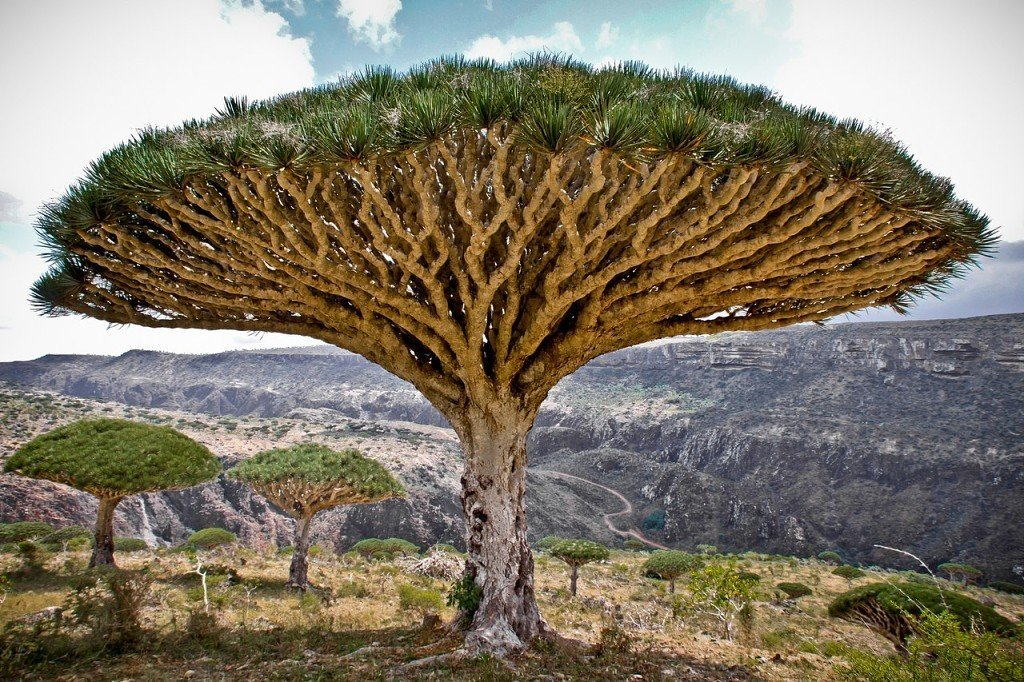
#> input picture scale1200.jpg, 1024 x 682 px
$ python old_filter.py
#> lines starting #> are read from the running program, lines starting #| are printed output that depends on the picture
from PIL import Image
import numpy as np
import cProfile


def main():
    img = Image.open("scale1200.jpg")
#> img is the input picture: PIL image 1024x682 RGB; mean R, G, B 128.4, 120.1, 103.3
    arr = np.array(img)
    a = len(arr)
#> a = 682
    a1 = len(arr[1])
#> a1 = 1024
    i = 0
    while i < a - 11:
        j = 0
        while j < a1 - 11:
            s = 0
            for n in range(i, i + 10):
                for n1 in range(j, j + 10):
                    n1 = arr[n][n1][0]
                    n2 = arr[n][n1][1]
                    n3 = arr[n][n1][2]
                    M = int(n1) + int(n2) + int(n3)
                    s += M
            s = int(s // 100)
            for n in range(i, i + 10):
                for n1 in range(j, j + 10):
                    arr[n][n1][0] = int(s // 50) * 50
                    arr[n][n1][1] = int(s // 50) * 50
                    arr[n][n1][2] = int(s // 50) * 50
            j = j + 10
        i = i + 10
#> this loop made 68 passes
#> i on passes 1 to 12: 10, 20, 30, 40, 50, 60, 70, 80, 90, 100, 110, 120
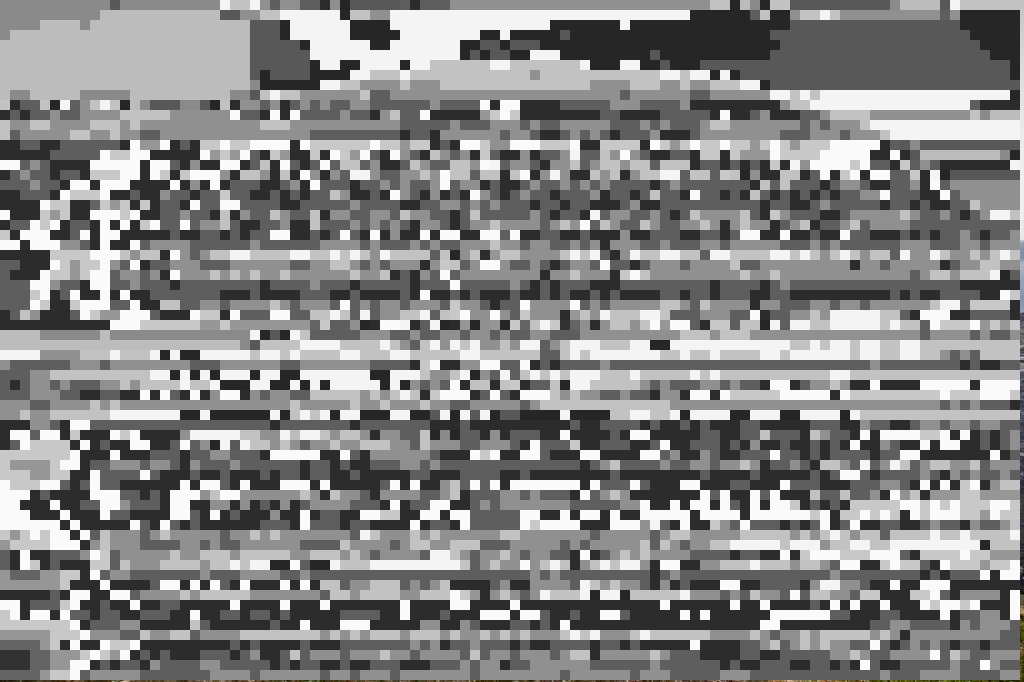
#> arr: shape (682, 1024, 3); mean R, G, B 134.2, 134.2, 134.1
#> after the loop, i = 680
    res = Image.fromarray(arr)
    res.save('res.jpg')


pr = cProfile.Profile()
pr.enable()
main()
pr.disable()
pr.print_stats(sort=1)
